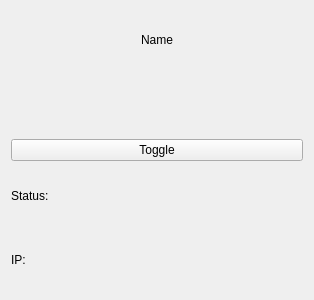
<?xml version="1.0" encoding="UTF-8"?>
<ui version="4.0">
 <class>LampWidget</class>
 <widget class="QWidget" name="LampWidget">
  <property name="geometry">
   <rect>
    <x>0</x>
    <y>0</y>
    <width>314</width>
    <height>300</height>
   </rect>
  </property>
  <property name="windowTitle">
   <string>Form</string>
  </property>
  <layout class="QGridLayout" name="gridLayout">
   <item row="0" column="0">
    <layout class="QVBoxLayout" name="verticalLayout">
     <item>
      <widget class="QLabel" name="nameLabel">
       <property name="text">
        <string>Name</string>
       </property>
       <property name="alignment">
        <set>Qt::AlignmentFlag::AlignCenter</set>
       </property>
      </widget>
     </item>
     <item>
      <widget class="QLabel" name="lamp_deviceIcon">
       <property name="text">
        <string/>
       </property>
       <property name="pixmap">
        <pixmap resource="resources.qrc">:/static/icons/light-bulb.png</pixmap>
       </property>
       <property name="alignment">
        <set>Qt::AlignmentFlag::AlignCenter</set>
       </property>
      </widget>
     </item>
     <item>
      <widget class="QPushButton" name="toggleButton">
       <property name="text">
        <string>Toggle</string>
       </property>
      </widget>
     </item>
     <item alignment="">
      <widget class="QLabel" name="statusLabel">
       <property name="text">
        <string>Status: </string>
       </property>
      </widget>
     </item>
     <item alignment="">
      <widget class="QLabel" name="IPAdressLabel">
       <property name="text">
        <string>IP:</string>
       </property>
      </widget>
     </item>
    </layout>
   </item>
  </layout>
 </widget>
 <resources>
  <include location="resources.qrc"/>
 </resources>
 <connections/>
</ui>
